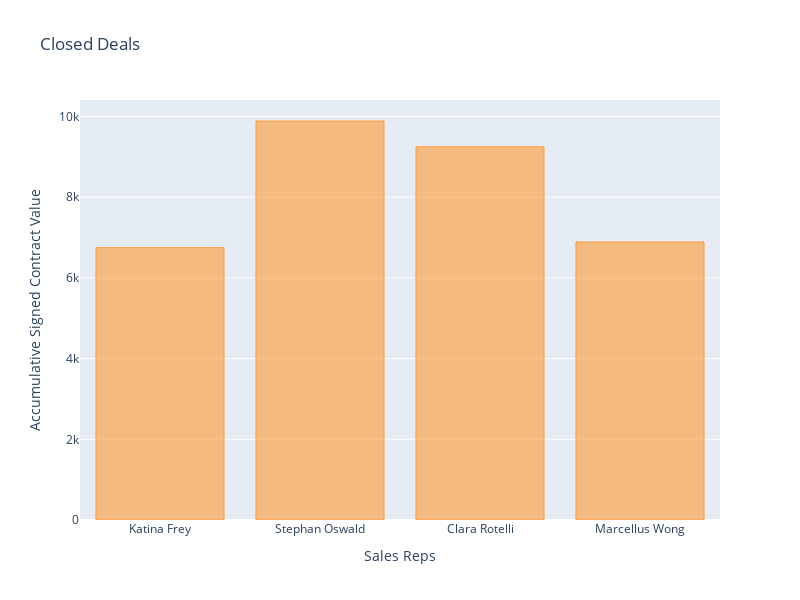

Notebook source saved alongside this figure:
### Markdown cell above
### 1. Closed deals by contract size and sales representative

### Code cell
layout = cf.Layout(
    height = 600,
    width = 800,
    xaxis = dict(title = 'Sales Reps'),
    yaxis = dict(title = 'Accumulative Signed Contract Value'),
    title = 'Closed Deals'
)

sales_df[sales_df['Sales Stage']=='Closed-Won'][['Signed Contract Value', 'Rep']].set_index('Rep').iplot(kind='bar',layout=layout)

### Figure 1 — Plotly figure (JSON) as saved in the notebook; plotly's stock layout.template omitted (floating-point values rounded to 4 significant figures)
{"data": [{"marker": {"color": "rgba(255, 153, 51, 0.6)", "line": {"color": "rgba(255, 153, 51, 1.0)", "width": 1}}, "name": "Signed Contract Value", "orientation": "v", "text": "", "type": "bar", "x": ["Katina Frey", "Stephan Oswald", "Clara Rotelli", "Marcellus Wong"], "y": [6750, 9890, 9250, 6890]}], "layout": {"height": 600, "title": {"text": "Closed Deals"}, "width": 800, "xaxis": {"autorange": true, "range": [-0.5, 3.5], "title": {"text": "Sales Reps"}, "type": "category"}, "yaxis": {"autorange": true, "range": [0, 10410.0], "title": {"text": "Accumulative Signed Contract Value"}, "type": "linear"}}}
